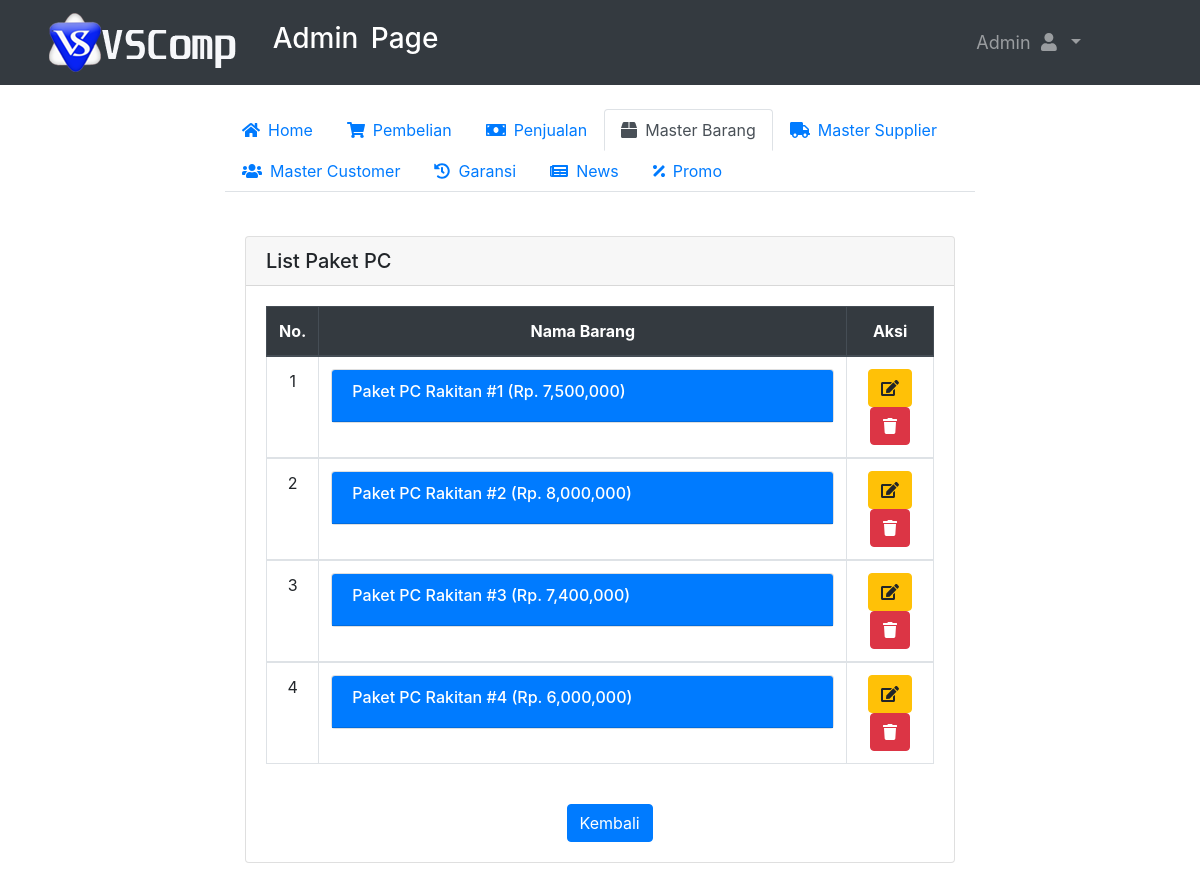
Screenshot of /admin/list-paket-pc.php (signed in) with the database file from the repository.
### tables this page shows
CREATE TABLE `paket_pc` (
  `ID_PC` int(11) NOT NULL,
  `HARGA_PC` int(11) NOT NULL,
  `TGL_PC` date NOT NULL,
  `PROC` text NOT NULL,
  `MOBO` text NOT NULL,
  `RAM` text NOT NULL,
  `HDD` text NOT NULL,
  `SSD` text NOT NULL,
  `VGA` text NOT NULL,
  `PSU` text NOT NULL,
  `CASING` text NOT NULL,
  `MONITOR` text NOT NULL,
  `KEYB` text NOT NULL,
  `MOUSE` text NOT NULL,
  `SPEAK` varchar(50) NOT NULL
);

### function/function.php (called while the page is built, shortened)
<?php
 $conn= mysqli_connect ("localhost","root","","coba_penjualan");
function tampil_data($query){
  global $conn;
  $hasil = mysqli_query ($conn,$query);
  $array = [];
  while($data = mysqli_fetch_assoc($hasil)){
    $array[] = $data;
  }
  return $array;
}
?>

### admin/list-paket-pc.php (the view, shortened to what this page needs)
<?php include'header.php';
?>
<div class="container-fluid custom-container">
  <div class="nav-menu">
  <ul class="nav nav-tabs" id="myTab" role="tablist">
    <li class="nav-item">
      <a class="nav-link" id="home-tab" href="dasboard.php" role="tab" aria-controls="home" aria-selected="true"><i class="fas fa-home mr-2"></i>Home</a>
    </li>
    <li class="nav-item">
      <a class="nav-link" id="contact-tab" href="pembelian.php" role="tab" aria-controls="pembelian" aria-selected="false"><i class="fas fa-shopping-cart mr-2"></i>Pembelian</a>
    </li>
    <li class="nav-item">
      <a class="nav-link" id="contact-tab" href="penjualan.php" role="tab" aria-controls="penjualan" aria-selected="false"><i class="fas fa-money-bill mr-2"></i>Penjualan</a>
    </li>
    <li class="nav-item">
      <a class="nav-link active" id="barang-tab" href="master-barang.php" role="tab" aria-controls="master barang" aria-selected="false"><i class="fas fa-box mr-2"></i>Master Barang</a>
    </li>
    <li class="nav-item">
      <a class="nav-link" id="profile-tab" href="master-supplier.php" role="tab" aria-controls="master supplier" aria-selected="false"><i class="fas fa-truck mr-2"></i>Master Supplier</a>
    </li>
    <li class="nav-item">
      <a class="nav-link" id="profile-tab" href="master-customer.php" role="tab" aria-controls="master customer" aria-selected="false"><i class="fas fa-users mr-2"></i>Master Customer</a>
    </li>
    <li class="nav-item">
      <a class="nav-link" id="profile-tab" href="garansi.php" role="tab" aria-controls="garansi" aria-selected="false"><i class="fas fa-history mr-2"></i>Garansi</a>
    </li>
    <li class="nav-item">
      <a class="nav-link" id="profile-tab" href="news.php" role="tab" aria-controls="news" aria-selected="false"><i class="fas fa-newspaper mr-2"></i>News</a>
    </li>
    <li class="nav-item">
      <a class="nav-link" id="profile-tab" href="promo.php" role="tab" aria-controls="promo" aria-selected="false"><i class="fas fa-percentage mr-2"></i>Promo</a>
    </li>
  </ul>
  <div class="tab-content" id="myTabContent">
    <div class="tab-pane fade  show active" id="master-barang" role="tabpanel" aria-labelledby="profile-tab">
      <br>
      <div class="form-input">
        <form class="" action="" method="post">
        <div class="card">
        <h5 class="card-header">List Paket PC</h5>
        <div class="card-body">
        <table class="table table-bordered ">
          <thead class="thead-dark text-center">
            <tr>
              <th scope="col" width="5%">No.</th>
              <th scope="col" width="">Nama Barang</th>
              <th scope="col" width="13%">Aksi</th>
            </tr>
          </thead>
          <?php
            $no=1;
            $data_barang = tampil_data("SELECT * FROM paket_pc");
            foreach ($data_barang as $barang) :?>
            <tbody id="isi-barang">
              <tr>
                <td align="center" rowspan=""><?=$no; ?></td>
                <td>
                  <div id="accordion">
                  <div class="card">
                    <div class="card-header bg-primary">
                      <a class="card-link text-white" data-toggle="collapse" href="#paket<?=$no; ?>">
                        <h6>Paket PC Rakitan #<?=$no; ?> (Rp. <?=number_format($barang["HARGA_PC"]); ?>) </h6>
                      </a>
                    </div>
                  </div>
                  </div
                </td>
                <td align="center" rowspan="">
                    <a href="edit-list-pc.php?id=<?=$barang["ID_PC"] ?>" ><button class="btn btn-warning" type="button" name="edit"><i class="fas fa-edit"></i></button></a>
                    <a href="del-list-pc.php?hapus=<?=$barang["ID_PC"] ?>" ><button class="btn btn-danger" onclick="return confirm('Apakah anda yakin ?');"  type="button" name="hapus"><i class="fas fa-trash"></i></button>
                </td>
              </tr>
            </tbody>
           <?php
           $no++;
           endforeach;
           ?>
        </table>
        <br>
        <a href="paket-pc.php"><button class="btn btn-primary" type="button" name="kembali" value="" style="margin-left:45%;">Kembali</button></a>
  </div>
  </div>
    </div>
  </div>
  </div>
</div>
</div>
<br><br><br><br><br>
</body>
</html>

### admin/header.php (shortened to what this page needs)
<?php
include'../function/function.php';
$user = $_SESSION['username'];
$hasil = mysqli_query($conn, "SELECT *  FROM login WHERE USERNAME = '$user'");
$row = mysqli_fetch_assoc($hasil);
?>
<!DOCTYPE html>
<html lang="en">
<head>
  <link rel="stylesheet" href="../css/bootstrap.min.css">
  <link rel="stylesheet" href="../css/datatables.min.css">
  <link rel="stylesheet" href="../css/datepicker.css">
  <link rel="stylesheet" href="../fontawesome/css/all.min.css">
  <link rel="stylesheet" href="../css/admin.css?v=1.0">
</head>
<body>
  <nav class="navbar navbar-expand-sm bg-dark navbar-dark sticky-top primary-nav" id="nav">
    <div class="container-fluid">
    <a class="navbar-brand" href="dasboard.php">
    <img src="../img/LOGO+TEXT.png" alt="Logo" id="logo"></img>
    <h3 style="display:inline; margin-top:30%">Admin Page</h3>
    </a>
   <div class="collapse navbar-collapse" id="navbarSupportedContent">
    <ul class="navbar-nav ml-auto">
      <li class="nav-item dropdown">
        <a class="nav-link dropdown-toggle" href="#" id="navbarDropdown" role="button" data-toggle="dropdown" aria-haspopup="true" aria-expanded="false">
          <?php echo $row["NAMA"]; ?> <i class="fas fa-user"></i>
        </a>
        <li class="nav-item">
          <a class="nav-link" href="#"> </a>
        </li>
        <li class="nav-item">
          <a class="nav-link" href="#"> </a>
        </li>
        <li class="nav-item">
          <a class="nav-link" href="#"> </a>
        </li>
        <li class="nav-item">
          <a class="nav-link" href="#"> </a>
        </li>
        <li class="nav-item">
          <a class="nav-link" href="#"> </a>
        </li>
      </li>
    </ul>
  </div>
  </nav>
<br>

### css/admin.css (style rules this page uses)
.navbar-expand-sm { font-size: 18px; word-spacing: 5px; }
.form-input { padding: 20px; }
.custom-container { width: 65%; }

### rows the page displays
paket_pc: HARGA_PC "7,500,000"
paket_pc: HARGA_PC "8,000,000"
paket_pc: HARGA_PC "7,400,000"
paket_pc: HARGA_PC "6,000,000"

### other values shown
$row["NAMA"] "Admin"
